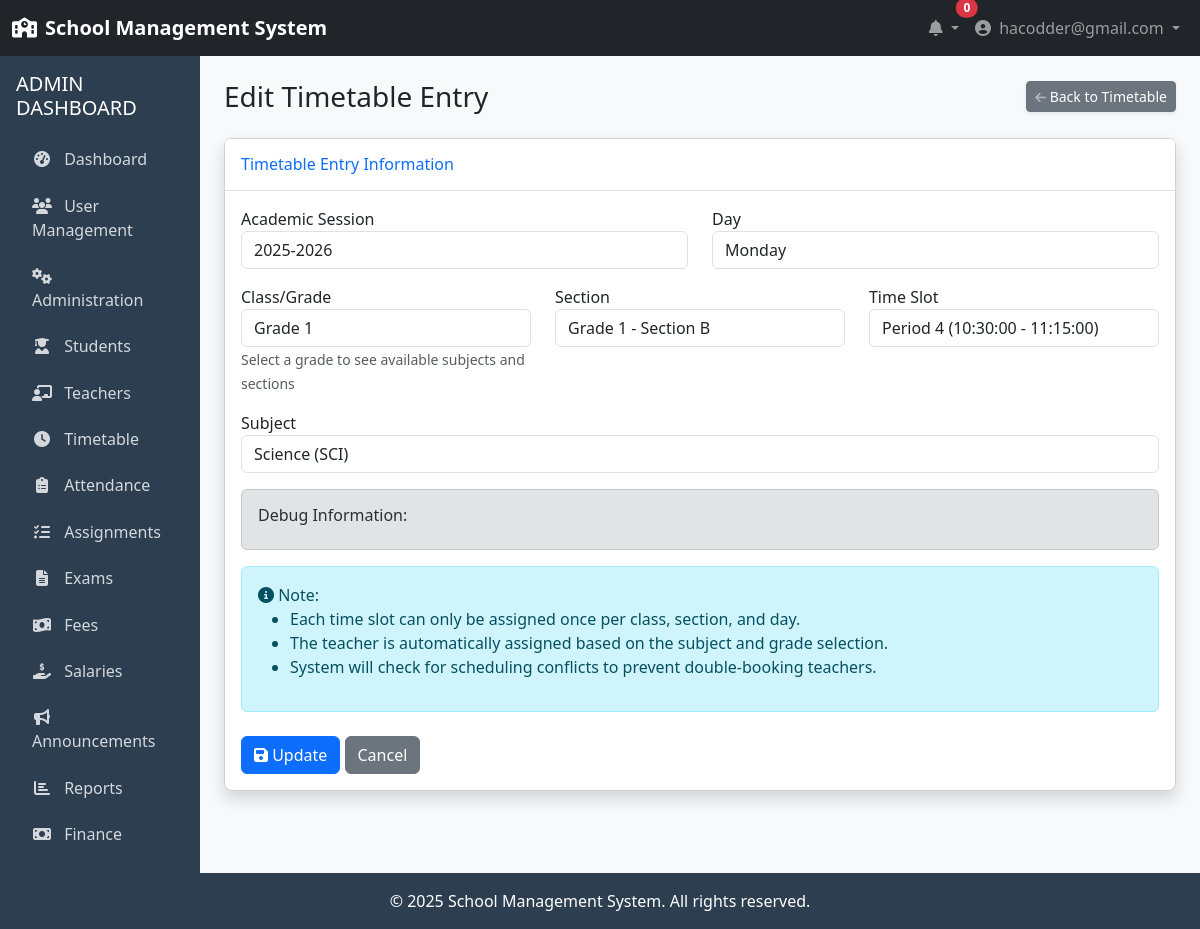
Screenshot of /academics/timetable/edit/1/ (signed in) with the database file from the repository.
### accounts/models.py (models this page shows, shortened)
class User(AbstractUser):
    USER_TYPE_CHOICES = (
        ('ADMIN', 'Admin'),
        ('TEACHER', 'Teacher'),
        ('STUDENT', 'Student'),
    )
    username = None
    email = models.EmailField(_('email address'), unique=True)
    user_type = models.CharField(max_length=10, choices=USER_TYPE_CHOICES, default='STUDENT')
    profile_pic = models.ImageField(upload_to='profile_pics/', null=True, blank=True)
    phone_number = models.CharField(max_length=15, null=True, blank=True)
    address = models.TextField(null=True, blank=True)
    date_of_birth = models.DateField(null=True, blank=True)
    USERNAME_FIELD = 'email'
    REQUIRED_FIELDS = []
    objects = UserManager()
    @property
    def is_admin(self):
        return self.user_type == 'ADMIN'

### academics/models.py (models this page shows, shortened)
class Timetable(models.Model):
    academic_session = models.ForeignKey(AcademicSession, on_delete=models.CASCADE, related_name='timetables')
    grade = models.ForeignKey(Grade, on_delete=models.CASCADE, related_name='timetables')
    section = models.ForeignKey(Section, on_delete=models.CASCADE, related_name='timetables')
    day = models.ForeignKey(Weekday, on_delete=models.CASCADE, related_name='timetables')
    time_slot = models.ForeignKey(TimeSlot, on_delete=models.CASCADE, related_name='timetables')
    subject = models.ForeignKey(Subject, on_delete=models.CASCADE, related_name='timetables')
    teacher = models.ForeignKey(settings.AUTH_USER_MODEL, on_delete=models.CASCADE,
                                related_name='timetables', limit_choices_to={'user_type': 'TEACHER'})
    class Meta:
        unique_together = ['academic_session', 'grade', 'section', 'day', 'time_slot']

class Weekday(models.Model):
    WEEKDAY_CHOICES = [
        (0, 'Monday'),
        (1, 'Tuesday'),
        (2, 'Wednesday'),
        (3, 'Thursday'),
        (4, 'Friday'),
        (5, 'Saturday'),
        (6, 'Sunday'),
    ]
    day = models.PositiveSmallIntegerField(choices=WEEKDAY_CHOICES, unique=True)
    def __str__(self):
        return self.get_day_display()

### academics/views.py (the view)
# urls.py: path('timetable/edit/<int:pk>/', views.edit_timetable, name='edit_timetable'),
@login_required
@admin_required
def edit_timetable(request, pk):
    timetable = get_object_or_404(Timetable, pk=pk)
    if request.method == 'POST':
        print(f"DEBUG - Editing timetable {pk} - POST data:", request.POST)
        form = TimetableForm(request.POST, instance=timetable)
        if not form.is_valid():
            print("DEBUG - Form errors:", form.errors)
            for field, errors in form.errors.items():
                for error in errors:
                    messages.error(request, f"{field}: {error}")
            if form.non_field_errors():
                for error in form.non_field_errors():
                    messages.error(request, error)
        else:
            try:
                cleaned_data = form.cleaned_data
                teacher = cleaned_data.get('teacher')
                print(f"DEBUG - About to update timetable with teacher: {teacher.id if teacher else 'None'} - {teacher.get_full_name() if teacher else 'None'}")
                timetable = form.save()
                print(f"DEBUG - Updated timetable with ID: {timetable.id}")
                messages.success(request, 'Timetable entry updated successfully!')
                return redirect('academics:timetable_list')
            except Exception as e:
                import traceback
                error_detail = traceback.format_exc()
                print(f"DEBUG - Error updating timetable: {str(e)}\n{error_detail}")
                messages.error(request, f'Error updating timetable entry: {str(e)}')
    else:
        form = TimetableForm(instance=timetable)
        if timetable.teacher:
            print(f"DEBUG - Initial teacher for timetable {pk}: {timetable.teacher.id} - {timetable.teacher.get_full_name()}")
    context = {
        'form': form,
        'timetable': timetable
    }
    return render(request, 'academics/timetable_form.html', context)

### templates/academics/timetable_form.html (shortened to what this page needs)
{% extends 'base.html' %}
{% block content %}
<div class="container-fluid">
    <div class="d-sm-flex align-items-center justify-content-between mb-4">
        <h1 class="h3 mb-0 text-gray-800">{% if form.instance.pk %}Edit Timetable Entry{% else %}Add Timetable Entry{% endif %}</h1>
        <a href="{% url 'academics:timetable_list' %}" class="d-none d-sm-inline-block btn btn-sm btn-secondary shadow-sm">
             Back to Timetable
        </a>
    </div>
    <div class="card shadow mb-4">
        <div class="card-header py-3">
            <h6 class="m-0 font-weight-bold text-primary">Timetable Entry Information</h6>
        </div>
        <div class="card-body">
            <form method="post" id="timetableForm">
                <div class="row">
                    <div class="col-md-6 mb-3">
                        <label for="{{ form.academic_session.id_for_label }}">Academic Session</label>
                        {{ form.academic_session }}
                    </div>
                    <div class="col-md-6 mb-3">
                        <label for="{{ form.day.id_for_label }}">Day</label>
                        {{ form.day }}
                    </div>
                </div>
                <div class="row">
                    <div class="col-md-4 mb-3">
                        <label for="{{ form.grade.id_for_label }}">Class/Grade</label>
                        {{ form.grade }}
                        <small class="form-text text-muted">Select a grade to see available subjects and sections</small>
                    </div>
                    <div class="col-md-4 mb-3">
                        <label for="{{ form.section.id_for_label }}">Section</label>
                        {{ form.section }}
                    </div>
                    <div class="col-md-4 mb-3">
                        <label for="{{ form.time_slot.id_for_label }}">Time Slot</label>
                        {{ form.time_slot }}
                    </div>
                </div>
                <div class="row">
                    <div class="col-md-12 mb-3">
                        <label for="{{ form.subject.id_for_label }}">Subject</label>
                        {{ form.subject }}
                    </div>
                </div>
                <div id="debug-info" class="mb-3" style="display: none;">
                    <div class="alert alert-secondary">
                        <h6>Debug Information:</h6>
                    </div>
                </div>
                <div class="alert alert-info">
                    <i class="fas fa-info-circle"></i> Note:
                    <ul>
                        <li>Each time slot can only be assigned once per class, section, and day.</li>
                        <li>The teacher is automatically assigned based on the subject and grade selection.</li>
                        <li>System will check for scheduling conflicts to prevent double-booking teachers.</li>
                    </ul>
                </div>
                <div class="mt-4">
                    <button type="submit" class="btn btn-primary" id="saveButton">
                        <i class="fas fa-save"></i> {% if form.instance.pk %}Update{% else %}Save{% endif %}
                    </button>
                    <a href="{% url 'academics:timetable_list' %}" class="btn btn-secondary">
                        Cancel
                    </a>
                </div>
            </form>
        </div>
    </div>
</div>
{% endblock %}

### templates/base.html (shortened to what this page needs)
<!DOCTYPE html>
<html lang="en">
<head>
    <link href="https://cdn.jsdelivr.net/npm/bootstrap@5.3.0/dist/css/bootstrap.min.css" rel="stylesheet">
    <link rel="stylesheet" href="https://cdnjs.cloudflare.com/ajax/libs/font-awesome/6.4.0/css/all.min.css">
</head>
<body>
    <nav class="navbar navbar-expand-lg navbar-dark bg-dark">
        <div class="container-fluid">
            <a class="navbar-brand" href="{% url 'home' %}">
                <i class="fas fa-school me-2"></i>School Management System
            </a>
            <div class="collapse navbar-collapse" id="navbarSupportedContent">
                <ul class="navbar-nav ms-auto mb-2 mb-lg-0">
                    {% if user.is_authenticated %}
                    <li class="nav-item dropdown">
                        <a class="nav-link dropdown-toggle" href="#" id="notificationDropdown" role="button" data-bs-toggle="dropdown">
                            <i class="fas fa-bell"></i>
                            <span class="position-absolute top-0 start-100 translate-middle badge rounded-pill bg-danger">
                                0
                            </span>
                        </a>
                    </li>
                    <li class="nav-item dropdown">
                        <a class="nav-link dropdown-toggle" href="#" id="userDropdown" role="button" data-bs-toggle="dropdown">
                            <i class="fas fa-user-circle me-1"></i> {{ user.get_full_name|default:user.email }}
                        </a>
                    </li>
                    {% else %}
                    <li class="nav-item">
                        <a class="nav-link" href="{% url 'accounts:login' %}"><i class="fas fa-sign-in-alt me-1"></i> Login</a>
                    </li>
                    {% endif %}
                </ul>
            </div>
        </div>
    </nav>
    <div class="container-fluid">
        <div class="row">
            {% if user.is_authenticated %}
            <div class="col-md-3 col-lg-2 px-0 sidebar">
                <div class="p-3">
                    {% if user.is_admin %}
                    <h5 class="text-uppercase mb-3">Admin Dashboard</h5>
                    <ul class="nav flex-column" id="sidenavAccordion">
                        <li class="nav-item">
                            <a class="nav-link {% if request.path == '/accounts/admin/dashboard/' %}active{% endif %}" href="{% url 'accounts:admin_dashboard' %}">
                                <i class="fas fa-tachometer-alt"></i> Dashboard
                            </a>
                        </li>
                        <li class="nav-item">
                            <a class="nav-link {% if '/accounts/users/' in request.path %}active{% endif %}" href="{% url 'accounts:user_list' %}">
                                <i class="fas fa-users"></i> User Management
                            </a>
                        </li>
                        <li class="nav-item">
                            <a class="nav-link collapsed" href="#" data-bs-toggle="collapse" data-bs-target="#collapseAdmin"
                                aria-expanded="false" aria-controls="collapseAdmin">
                                <i class="fas fa-fw fa-cogs"></i>
                                <span>Administration</span>
                            </a>
                        </li>
                        <li class="nav-item">
                            <a class="nav-link" href="{% url 'academics:student_list' %}">
                                <i class="fas fa-user-graduate"></i> Students
                            </a>
                        </li>
                        <li class="nav-item">
                            <a class="nav-link" href="{% url 'academics:teacher_list' %}">
                                <i class="fas fa-chalkboard-teacher"></i> Teachers
                            </a>
                        </li>
                        <li class="nav-item">
                            <a class="nav-link" href="{% url 'academics:timetable_list' %}">
                                <i class="fas fa-clock"></i> Timetable
                            </a>
                        </li>
                        <li class="nav-item">
                            <a class="nav-link" href="{% url 'academics:attendance_list' %}">
                                <i class="fas fa-clipboard-list"></i> Attendance
                            </a>
                        </li>
                        <li class="nav-item">
                            <a class="nav-link" href="{% url 'academics:assignment_list' %}">
                                <i class="fas fa-tasks"></i> Assignments
                            </a>
                        </li>
                        <li class="nav-item">
                            <a class="nav-link" href="{% url 'academics:exam_list' %}">
                                <i class="fas fa-file-alt"></i> Exams
                            </a>
                        </li>
                        <li class="nav-item">
                            <a class="nav-link" href="{% url 'finance:fee_payment_list' %}">
                                <i class="fas fa-money-bill-wave"></i> Fees
                            </a>
                        </li>
                        <li class="nav-item">
                            <a class="nav-link" href="{% url 'finance:salary_payment_list' %}">
                                <i class="fas fa-hand-holding-usd"></i> Salaries
                            </a>
                        </li>
                        <li class="nav-item">
                            <a class="nav-link" href="#">
                                <i class="fas fa-bullhorn"></i> Announcements
                            </a>
                        </li>
                        <li class="nav-item">
                            <a class="nav-link" href="#">
                                <i class="fas fa-chart-bar"></i> Reports
                            </a>
                        </li>
                        <li class="nav-item
                            ">
                            <a class="nav-link {% if 'finance:fee_category_list' in request.path or 'finance:fee_structure_list' in request.path or 'finance:fee_payment_list' in request.path or 'finance:salary_structure_list' in request.path or 'finance:salary_payment_list' in request.path or 'finance:student_fee_management' in request.path %}{% else %}collapsed{% endif %}" href="#" data-toggle="collapse" data-target="#collapseFinance"
                                aria-expanded="{% if 'finance:fee_category_list' in request.path or 'finance:fee_structure_list' in request.path or 'finance:fee_payment_list' in request.path or 'finance:salary_structure_list' in request.path or 'finance:salary_payment_list' in request.path or 'finance:student_fee_management' in request.path %}true{% else %}false{% endif %}" aria-controls="collapseFinance">
                                <i class="fas fa-fw fa-money-bill"></i>
                                <span>Finance</span>
                            </a>
                        </li>
                    </ul>
                    {% endif %}
                </div>
            </div>
            <div class="col-md-9 col-lg-10 content py-4">
            {% else %}
            <div class="col-12 content py-4">
            {% endif %}
                {% block content %}{% endblock %}
            </div>
        </div>
    </div>
    <footer class="footer text-center">
        <div class="container">
            <p class="mb-0">&copy; {% now "Y" %} School Management System. All rights reserved.</p>
        </div>
    </footer>
</body>
</html>

### rows the page displays
User: get_full_name "hacodder@gmail.com"
Timetable: academic_session "2025-2026", grade "Grade 1", section "Grade 1 - Section B", time_slot "Period 4 (10:30:00 - 11:15:00)", subject "Science (SCI)"
Weekday: day "Monday"
